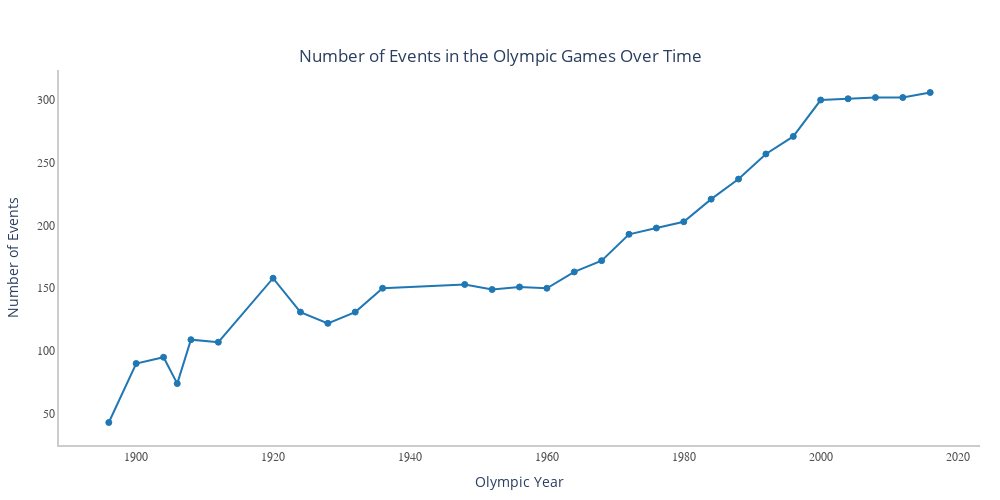

Notebook code cell kept with this figure:
### Code cell
fig = px.line(events_over_time, x="Edition", y="No. of Events", title="Number of Events Over Time")

# Update layout for better visual appeal
fig.update_layout(
    xaxis_title='Olympic Year',
    yaxis_title='Number of Events',
    title={
        'text': "Number of Events in the Olympic Games Over Time",
        'y': 0.9,
        'x': 0.5,
        'xanchor': 'center',
        'yanchor': 'top'
    },
    plot_bgcolor='white',
    xaxis=dict(
        showline=True,
        showgrid=False,
        linecolor='rgb(204, 204, 204)',
        linewidth=2,
        tickfont=dict(
            family='Arial',
            size=12,
            color='rgb(82, 82, 82)',
        ),
    ),
    yaxis=dict(
        showline=True,
        showgrid=True,
        linecolor='rgb(204, 204, 204)',
        linewidth=2,
        tickfont=dict(
            family='Arial',
            size=12,
            color='rgb(82, 82, 82)',
        ),
    ),
    autosize=False,
    width=1000,
    height=500,
    margin=dict(
        l=50,
        r=20,
        t=70,
        b=50
    ),
    showlegend=False,
)

# Update trace for markers and line
fig.update_traces(
    mode='lines+markers',
    marker=dict(size=6, color='rgb(31, 119, 180)', line=dict(width=1, color='rgb(31, 119, 180)')),
    line=dict(color='rgb(31, 119, 180)', width=2)
)

fig.show()

### Figure 1 — Plotly figure (JSON) as saved in the notebook; plotly's stock layout.template omitted (floating-point values rounded to 4 significant figures)
{"data": [{"hovertemplate": "Edition=%{x}<br>No. of Events=%{y}<extra></extra>", "legendgroup": "", "line": {"color": "rgb(31, 119, 180)", "dash": "solid", "width": 2}, "marker": {"color": "rgb(31, 119, 180)", "line": {"color": "rgb(31, 119, 180)", "width": 1}, "size": 6, "symbol": "circle"}, "mode": "lines+markers", "name": "", "orientation": "v", "showlegend": false, "type": "scatter", "x": [1896, 1900, 1904, 1906, 1908, 1912, 1920, 1924, 1928, 1932, 1936, 1948, 1952, 1956, 1960, 1964, 1968, 1972, 1976, 1980, 1984, 1988, 1992, 1996, 2000, 2004, 2008, 2012, 2016], "xaxis": "x", "y": [43, 90, 95, 74, 109, 107, 158, 131, 122, 131, 150, 153, 149, 151, 150, 163, 172, 193, 198, 203, 221, 237, 257, 271, 300, 301, 302, 302, 306], "yaxis": "y"}], "layout": {"autosize": false, "height": 500, "legend": {"tracegroupgap": 0}, "margin": {"b": 50, "l": 50, "r": 20, "t": 70}, "plot_bgcolor": "white", "showlegend": false, "title": {"text": "Number of Events in the Olympic Games Over Time", "x": 0.5, "xanchor": "center", "y": 0.9, "yanchor": "top"}, "width": 1000, "xaxis": {"anchor": "y", "autorange": true, "domain": [0, 1], "linecolor": "rgb(204, 204, 204)", "linewidth": 2, "range": [1889.0, 2023.0], "showgrid": false, "showline": true, "tickfont": {"color": "rgb(82, 82, 82)", "family": "Arial", "size": 12}, "title": {"text": "Olympic Year"}, "type": "linear"}, "yaxis": {"anchor": "x", "autorange": true, "domain": [0, 1], "linecolor": "rgb(204, 204, 204)", "linewidth": 2, "range": [25.06, 323.9], "showgrid": true, "showline": true, "tickfont": {"color": "rgb(82, 82, 82)", "family": "Arial", "size": 12}, "title": {"text": "Number of Events"}, "type": "linear"}}}
